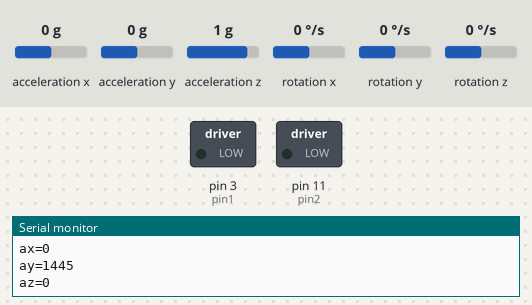
The sketch below on a simulated Arduino Uno, built with avr-gcc and run on an emulated ATmega328P. Parts: switched loads named in the sketch (green lamp = pin HIGH), the last lines printed to the serial monitor. Inputs (shaded band) come from the test bench; at power-on: acceleration x 0 g, acceleration y 0 g, acceleration z 1 g, rotation x 0 °/s, rotation y 0 °/s, rotation z 0 °/s.

Above: at 0.1 s.
At 1.1 s:
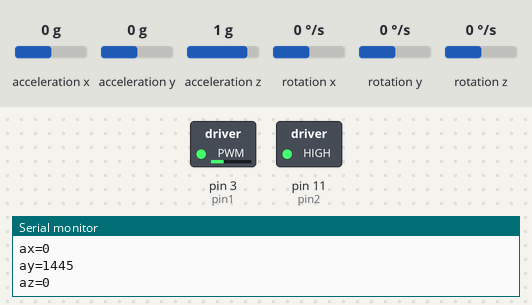
Timing chart, 0 to 2.6 s (numbered marks = the images above):
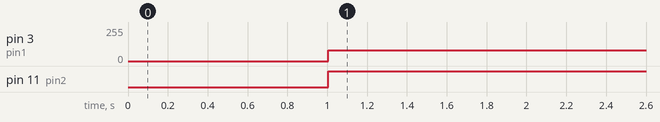

The sketch:

mpuwheelrun.ino
```cpp
#include <Wire.h>
#include<I2Cdev.h>
#include<MPU6050.h>

MPU6050 mpu;

int16_t ax, ay, az;
int16_t gx, gy, gz;

#define pin1 3
#define pin2 11

void setup(){
 Serial.begin(115200);
 Serial.println("Initialize MPU");
 mpu.initialize();
 //Serial.println(mpu.testConnection() ? "Connected" : "Connection failed"); pinMode(pin1,OUTPUT);
 pinMode(pin1,OUTPUT);
 pinMode(pin2,OUTPUT);

}

void loop(){
 mpu.getMotion6(&ax, &az, &ay, &gx, &gz, &gy);
 //mpu.getRotation( &ax, &ay,  &az);
 ax = map(ax, -17000, 17000, -1500, 1500);
  ay = map(ay, -17000, 17000, -1500, 1500);
   az = map(az, -17000, 17000, -1500, 1500);
 Serial.print("ax=");

  Serial.print(ax);
  Serial.print("\n");
   Serial.print("ay=");
    Serial.print(ay);
    Serial.print("\n");
     Serial.print("az=");
      Serial.print(az);
      Serial.print("\n");
      delay(1000);
if (-2<ax<2)
{
  analogWrite(pin1,80);
  analogWrite(pin2,255);
}
else if (ax>2)
{
  analogWrite(pin1,100);
  analogWrite(pin2,255);
}
else if (ax<2)
{
  analogWrite(pin1,100);
  analogWrite(pin2,150);
}
}
 //Serial.println(ax);
/* if(ay > 0){
  if(ay<255){
  Serial.println(ay);
  analogWrite(pin1,ay);
   analogWrite(pin2,ay);
 }
 else{
  Serial.println("+255");
  analogWrite(pin1,255);
  analogWrite(pin2,255);
 }

 }
 if(ay<0){
  if(ay>-255){
  Serial.println(ay);
  analogWrite(pin1, ay-ay-ay);
  analogWrite(pin2, ay-ay-ay);
 }
 else{
  Serial.println("-255");
  analogWrite(pin1, 255);
  analogWrite(pin2, 255);
 }
 }
 delay(1000);
}*/
```

Measured:
- by itself, pin 3 (pin1): 0/255 → 80/255 at 1.0 s
- by itself, pin 11 (pin2): LOW → HIGH at 1.0 s
